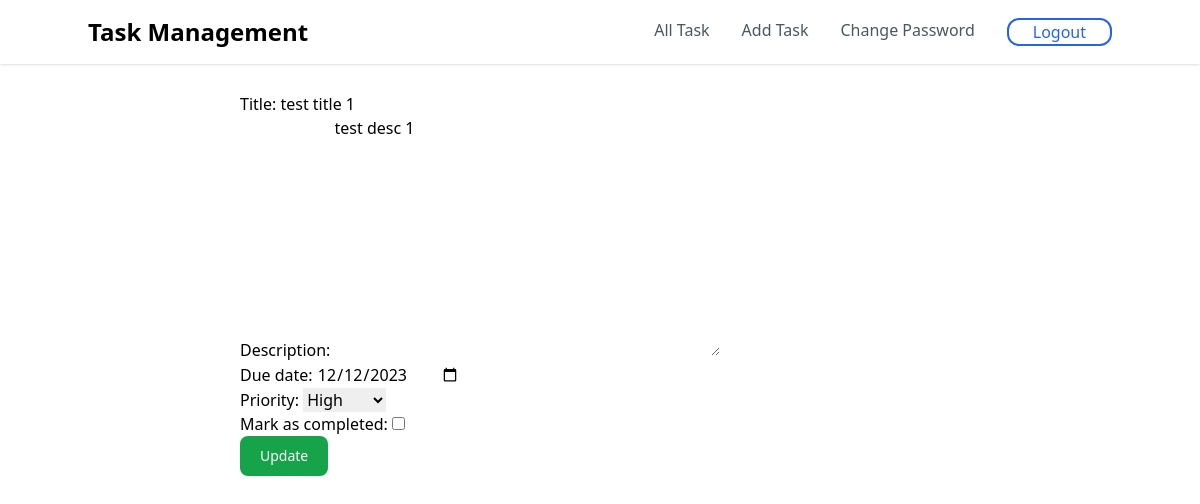
The page /task/2/edit (signed in) on the database its author committed.
### task/models.py (models this page shows, shortened)
class Task(models.Model):
    user = models.ForeignKey(User, on_delete=models.CASCADE)
    title = models.CharField(max_length=255)
    description = models.TextField()
    due_date = models.DateField()
    priority = models.CharField(max_length=30, choices=PRIORITY)
    mark_as_completed = models.BooleanField(default=False)
    created_at = models.DateTimeField(auto_now_add=True)
    updated_at = models.DateTimeField(auto_now=True)

### task/views.py (the view)
# urls.py: path("task/<int:id>/edit", views.edit_task, name="edit_task"),
@login_required(login_url="user_login")
def edit_task(request, id):
    task = Task.objects.get(id=id)
    if request.method == "POST":
        form = TaskEditForm(data=request.POST, instance=task)
        if form.is_valid():
            form.instance.user = request.user
            form.save()
        return redirect("view_task", id=id)
    form = TaskEditForm(instance=task)
    return render(request, "task_edit.html", {"form": form})

### task/forms.py
class TaskEditForm(ModelForm):
    class Meta:
        model = Task
        fields = ["title", "description", "due_date", "priority", "mark_as_completed"]
        widgets = {"due_date": widgets.DateInput(attrs={"type": "date"})}

### templates/task_edit.html (shortened to what this page needs)
{% extends 'base.html' %}
{% load tailwind_filters %}
{% block content %}
<div style="width: 60%;margin: auto;" class="py-5">
    <form method="post">
        {{form|crispy}}
        <button type="submit"
            class="inline-flex items-center text-white bg-green-600 hover:bg-green-700 focus:ring-4 focus:outline-none focus:ring-red-300 font-medium rounded-lg text-sm px-5 py-2.5 text-center dark:bg-red-500 dark:hover:bg-red-600 dark:focus:ring-red-900">
            Update
        </button>
    </form>
</div>
{% endblock %}

### rows shown on the page
Task: title "test title 1", description "test desc 1", due_date "12/12/2023", priority "High"
